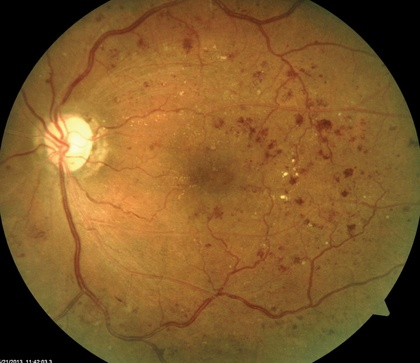
%> input picture Pipeline/Imagenes/DR1.jpg, 420 x 363 px, shrunk from 1002 x 867 before the run
$ octave Resalte_Vasos.m   (GNU Octave 9; MATLAB toolbox functions it lacks are replaced by stand-ins)
%> lines starting %> are read from the running program, lines starting %| are printed output that depends on the picture
### Pipeline/Funciones/cargarimagen.m
function [imRGB,imGray] = cargarimagen(file)
%CARGA DE IMAGEN Lectura de imagen desde un archivo
%   Si se pasa el argumento file, abre el archivo de imagen y devuelve la
%   imagen en RGB y (opcional) en escala de grises.
%   Si no se pasa argumento, brinda una interfaz para elegir el archivo de
%   donde se obtiene la imagen. Mismo output.
%   Parametros:
%   - file (opcional): nombre del archivo o ruta completa del archivo
%   Retornos:
%   - imRGB: imagen leida directamente del archivo (generalmente en RGB)
%   - imGray (opcional): imagen conve rtida a escala de grises
% -------------------------------
    if (nargin == 0) % no se pasa el nombre del archivo por imagen
        [filename, path] = uigetfile ({'*.jpg;*.tif;*.png;*.gif',...
            'All Image Files';'*.*','All Files'},...
            'Seleccione la imagen');
%> the answer given: Imagenes/DR1.jpg
        if(filename == 0)
            fprintf('No se selecciono archivo\n')
            return;
        else
            fprintf('Archivo Seleccionado:\n ')
            disp(filename);
            fprintf('Path:\n ')
            disp(strcat(path,filename));
            imRGB = im2double(imread(strcat(path,filename)));

        end

        % Se da la direccion del archivo a abrir
    else
        [path,name,ext] = fileparts(file);
        fprintf('======= Carga de Imagen ======= \n ');
        fprintf('-- Imagen Seleccionado:\n ')
        disp(strcat(name,ext));
        fprintf('Path:\n ')
        if(size(path) == 0)
            which(strcat(name,ext))
        else
            disp(path);
        end
        imRGB = im2double(imread(file));
    end

    % Argumento de salida opcional
    switch nargout
        case 2
            if( size(imRGB,3) == 3 )
                % Convierte la imagen original RGB en escala de grises
                imGray = im2double(rgb2gray(imRGB));
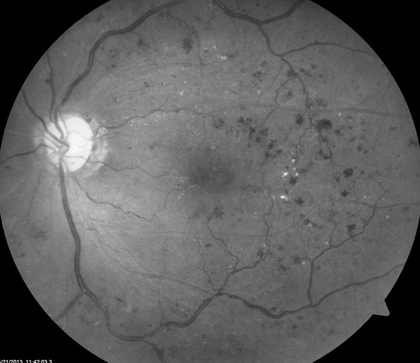
%> imGray: size 363x420 double; min 0, max 0.978, mean 0.372
            else
                % En el caso de que la imagen original este en escala de
                % grises, las dos imagenes quedan iguales
                imGray = imRGB;
            end
    end

end

### Pipeline/Funciones/resaltarvasos.m
function [imModif] = resaltarvasos(imRGB, posCent, radio)
%> called with posCent = 0, radio = 0
%UNTITLED Summary of this function goes here
%   Detailed explanation goes here

imVerde = imRGB(:,:,2);
% MACRO
CON_FONDO = 1;
% Recorte
if(radio ~= 0)
    [imCort, posiciones] = recortelupa(imVerde ,posCent, radio,CON_FONDO);
    posX1 = posiciones(1,1);
    posX2 = posiciones(1,2);
    posY1 = posiciones(2,1);
    posY2 = posiciones(2,2);
else
    imCort = imVerde;
    posX1 = 1;
    posY1 = 1;
    posCent = [0,0];
end
%  ========= Filtrado LoG
% Parametros del filtro
filterSize = 75; % Por defecto 75
sigma = 0.3:0.02:0.5; % valores de sigma para hacer diferentes filtros

% Declaracion de variables
hLoG = zeros(filterSize,filterSize, length(sigma));
imArrayLoGfilt = zeros(size(imCort,1),size(imCort,2),length(sigma));

for i=1:length(sigma)
    % Creacion de kernel de Laplacian of Gaussian filter
    hLoG(:,:,i) = fspecial('log',filterSize,sigma(i));
    % Filtrado de la imagen
    imArrayLoGfilt(:,:,i) = imfilter(imCort,hLoG(:,:,i),...
        'symmetric', 'conv');
end

imLoGMax = zeros(size(imCort));
% Se selecciona la respuesta maxima de cada pixel individual para todas
% las iteraciones
for iFilas=1:size(imLoGMax,1)
    for jColum=1:size(imLoGMax,2)
        % Maxima respuesta del pixel
        imLoGMax(iFilas,jColum) = max(imArrayLoGfilt(iFilas,jColum,:));
    end
end
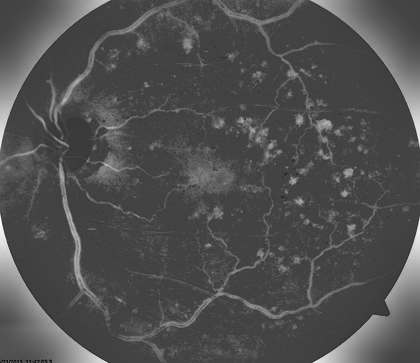
%> imLoGMax: size 363x420 double; min -2.75, max 7.57, mean 0.489; drawn with min black and max white

% Normalizacion a valores de intensidad entre 0 y 1
% valorMax = max(imLoGMax(:));
% valorMin = min(imLoGMax(:));
% imLoGMax = (imLoGMax-valorMin)./(valorMax-valorMin);

% ===== Filtrado Gabor Wavelet
%   Aplicacion de filtros sucesivos de Gabor Wavelet con respuesta en
%   magnitud y en fase

waveLgth = 10; % vector de longitudes de onda
orient = 0:10:170; % Vector de Orientaciones

% Arreglo de objetos gabor para el filtrado
%> the run ends on the next line
gaborArray = gabor(waveLgth,orient,'SpatialAspectRatio', 1,...
    'SpatialFrequencyBandwidth',20);

[magResp,~] = imgaborfilt(imLoGMax,gaborArray);
imGaborMax = zeros(size(imLoGMax));
% Se selecciona la respuesta maxima de cada pixel individual para todas
% las iteraciones


for iFilas=1:size(imGaborMax,1)
    for jColum=1:size(imGaborMax,2)
        if(radio ~= 0)
            isCirc = (iFilas+posY1-1-posCent(2))^2+...
                (jColum+posX1-1-posCent(1))^2 <= (radio*0.95)^2;
        else
            isCirc = 1;
        end
        if(isCirc)
            imGaborMax(iFilas,jColum) = max(magResp(iFilas,jColum,:));
        else
            imGaborMax(iFilas,jColum) = 0;
        end
    end
end

% Normalizacion a valores de intensidad entre 0 y 1
% valorMax = max(imGaborMax(:));
% valorMin = min(imGaborMax(:));
% imGaborMax = (imGaborMax-valorMin)./(valorMax-valorMin);

if(radio ~= 0)
    imModif = imVerde;
    imModif(posY1:posY2,posX1:posX2,:) = imGaborMax;
else
    imModif = imGaborMax;
end

end

### Pipeline/Resalte_Vasos.m
% Resaltar vasos
clear all; close all; clc;
% Agregado de carpetas de funciones e imagenes
addpath('./Funciones');
addpath('./Imagenes');

% Lectura de imagen en valores RGB
[imRGB,imGray] = cargarimagen();
figure();imshow(imRGB)
imVerde = imRGB(:,:,2);
figure();imshow(imVerde)

%%
imFilt = resaltarvasos(imRGB,0,0);

$ run again, on Pipeline/Imagenes/Image_819.jpg
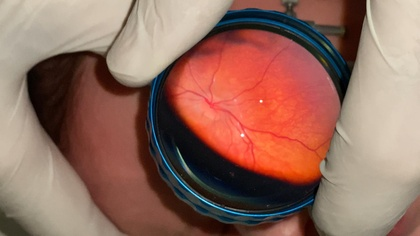
%> input picture Pipeline/Imagenes/Image_819.jpg, 420 x 236 px, shrunk from 1920 x 1080 before the run
%> `imVerde = imRGB(:,:,2);`:
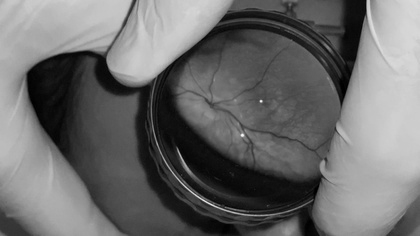
%> imVerde: size 236x420 double; min 0, max 0.953, mean 0.422
%> after the loop in resaltarvasos, `for iFilas=1:size(imLoGMax,1)`:
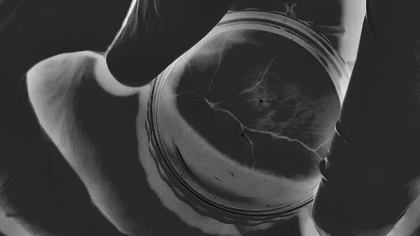
%> imLoGMax: size 236x420 double; min -2.17, max 10.94, mean 0.951; drawn with min black and max white
